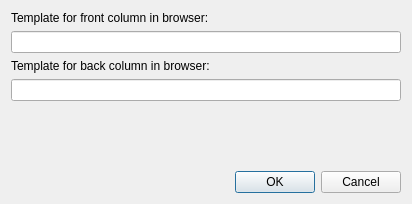
<?xml version="1.0" encoding="UTF-8"?>
<ui version="4.0">
 <class>Dialog</class>
 <widget class="QDialog" name="Dialog">
  <property name="geometry">
   <rect>
    <x>0</x>
    <y>0</y>
    <width>412</width>
    <height>204</height>
   </rect>
  </property>
  <property name="windowTitle">
   <string>Column Templates</string>
  </property>
  <layout class="QVBoxLayout" name="verticalLayout">
   <item>
    <widget class="QLabel" name="label">
     <property name="text">
      <string>Template for front column in browser:</string>
     </property>
    </widget>
   </item>
   <item>
    <widget class="QLineEdit" name="qfmt"/>
   </item>
   <item>
    <widget class="QLabel" name="label_2">
     <property name="text">
      <string>Template for back column in browser:</string>
     </property>
    </widget>
   </item>
   <item>
    <widget class="QLineEdit" name="afmt"/>
   </item>
   <item>
    <spacer name="verticalSpacer">
     <property name="orientation">
      <enum>Qt::Vertical</enum>
     </property>
     <property name="sizeHint" stdset="0">
      <size>
       <width>20</width>
       <height>40</height>
      </size>
     </property>
    </spacer>
   </item>
   <item>
    <widget class="QDialogButtonBox" name="buttonBox">
     <property name="orientation">
      <enum>Qt::Horizontal</enum>
     </property>
     <property name="standardButtons">
      <set>QDialogButtonBox::Cancel|QDialogButtonBox::Ok</set>
     </property>
    </widget>
   </item>
  </layout>
 </widget>
 <tabstops>
  <tabstop>qfmt</tabstop>
  <tabstop>afmt</tabstop>
  <tabstop>buttonBox</tabstop>
 </tabstops>
 <resources/>
 <connections>
  <connection>
   <sender>buttonBox</sender>
   <signal>accepted()</signal>
   <receiver>Dialog</receiver>
   <slot>accept()</slot>
   <hints>
    <hint type="sourcelabel">
     <x>248</x>
     <y>254</y>
    </hint>
    <hint type="destinationlabel">
     <x>157</x>
     <y>274</y>
    </hint>
   </hints>
  </connection>
  <connection>
   <sender>buttonBox</sender>
   <signal>rejected()</signal>
   <receiver>Dialog</receiver>
   <slot>reject()</slot>
   <hints>
    <hint type="sourcelabel">
     <x>316</x>
     <y>260</y>
    </hint>
    <hint type="destinationlabel">
     <x>286</x>
     <y>274</y>
    </hint>
   </hints>
  </connection>
 </connections>
</ui>
